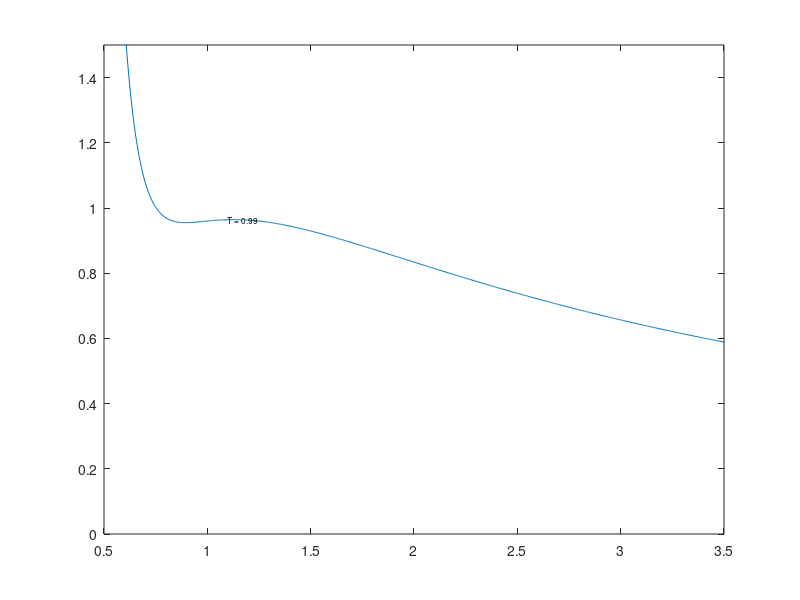

Write MATLAB code to recreate this figure. (Note: this script raises an error after producing the figure.)
%% PRACTICA_15_Casas_Mercade


%% Section A)
% For the temperatures T = {0.99, 0.98, 0.97, . . . , 0.85}, use Newtons
% method to compute the coordinates vl(T) and vg(T), along with the
% corresponding pressure. When changing T, use the previous result as
% initial guess. For T = 0.99, use v(0) = 0.8 and v(0) = 1.2.
format long
close all;
clear all;

Ts = 0.99:-0.01:0.99; %Vector of temperatures

v0 = [0.8; 1.2]; %Initial guess for T=0.99

v = [v0]; %vector of volumes
V = []; %matrice that will contain the final solution for each temperature

xarxa = 0.3:0.005:5; %the volume points where the fucntion will be evaluated in order to plot the isotherm lines 

colors = jet(length(Ts)); % Rainbow colors for the plot 
colors = fliplr(colors); %We fliplr in order to have the red colors for highest temperatures and blue for the lowest
ii = 0;
figure(1);

for T = Ts
    %The functionP5 have the two equations that have to be solved
    funcioP5 = @(x)([log((3 * x(2) - 1) / (3 * x(1) - 1)) + 9 / (4 * T) * (1 / x(2) - 1 / x(1)) - 1 / (3 * x(2) - 1) + 1 / (3 * x(1) - 1), (8 * T) / 3 * (1 / (3 * x(2) - 1) - 1 / (3 * x(1) - 1)) - 1 / x(2)^2 + 1 / x(1)^2]);
    vanDerWaals = @(vol)((8 * T ./ (3 .* vol - 1)) - (3 ./ (vol.^2)));
    ii = ii + 1;
    plot(xarxa, vanDerWaals(xarxa)); %here we represent an isotherm line
    text(1.1, vanDerWaals(1.1), ['T = ', num2str(T)], 'FontSize', 6); %It shows which isotherm is showing the plot
    axis([0.5, 3.5, 0, 1.5]);
    hold on;

    [XK, resd, it] = newtonn(v, 10^-8, 100, funcioP5); %we call newtonn to solve funcioP5
    v = XK(:, end); %We take the result to be the new initial guess for the next temperature
    V = [V, v]; %we save this result in the matrice

    plot(v(1), vanDerWaals(v(1)), '-*', 'Color', colors(ii, :)); %plot of the point (vl, pl)
    hold on

    plot(v(2), vanDerWaals(v(2)), '-*', 'Color', colors(ii, :)); %plot of the point (vg,pg)
    hold on

end

set(get(gca, 'XLabel'), 'String', 'v');  %description of each axis
set(get(gca, 'YLabel'), 'String', 'P');
hold off